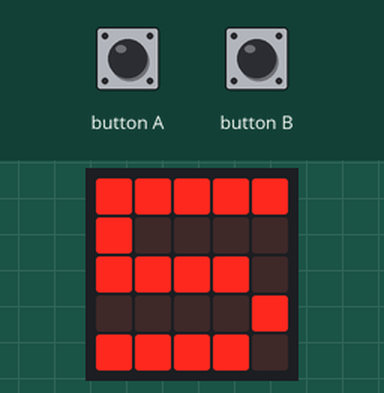
Recording of a program running on a simulated BBC micro:bit (MakeCode). Shown: the board's 5×5 LED display. Inputs (shaded band) come from the test bench.

Above: at 0.8 s.
At 6.7 s:
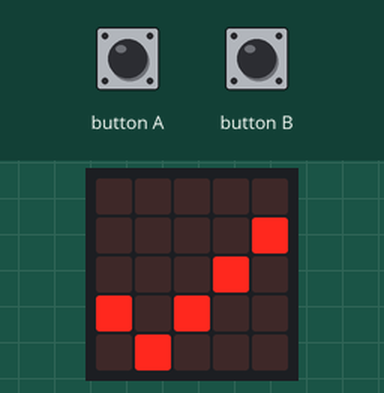
6.8 s: button A pressed for 0.15 s
At 7.9 s:
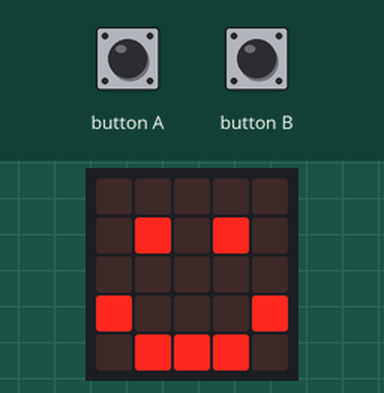
8.4 s: button B pressed for 0.15 s
At 9.1 s:
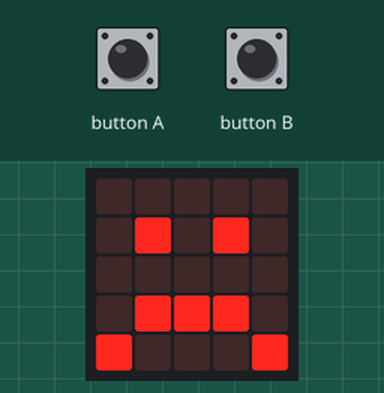
Timing chart, 0 to 11.4 s (numbered marks = the images above; inputs shaded):
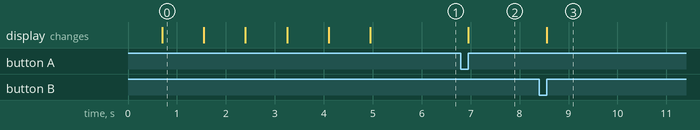

Measured:
- after the input at 6.8 s, the display: changes after 0.15 s (image 2)
- after the input at 8.4 s, the display: changes after 0.15 s (image 3)
- what the display in image 0 shows lasts 0.9 s, from 0.7 s to 1.6 s

The program:

main.ts
```typescript
input.onButtonPressed(Button.A, function () {
    basic.showIcon(IconNames.Happy)
})
input.onButtonPressed(Button.B, function () {
    basic.showIcon(IconNames.Sad)
})
basic.showIcon(IconNames.Heart)
basic.pause(100)
basic.showNumber(5)
basic.pause(100)
basic.showNumber(4)
basic.pause(100)
basic.showNumber(3)
basic.pause(100)
basic.showNumber(2)
basic.pause(100)
basic.showNumber(1)
basic.pause(100)
basic.showIcon(IconNames.Yes)
```

test.ts
```typescript
// aquí va el archivo "tests"; esto no se compilará cuando este paquete se utilice como una extensión.
```
